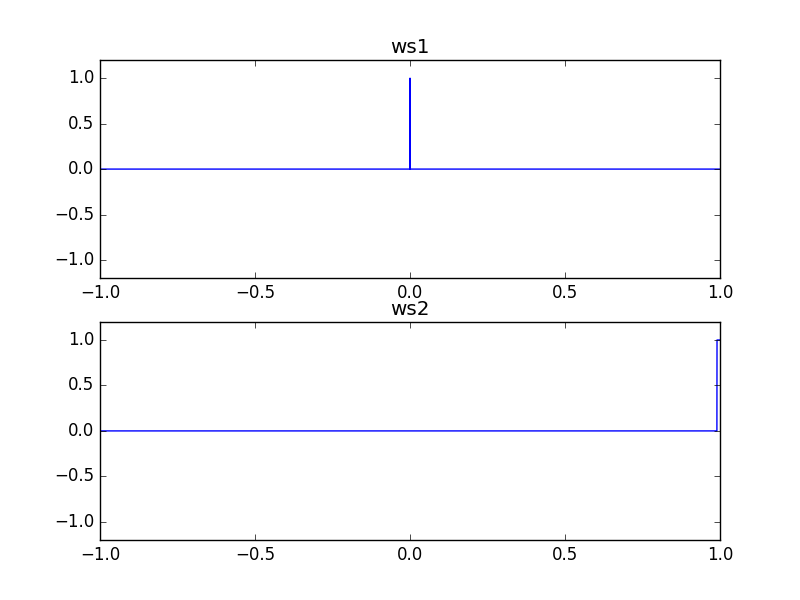

This chart was generated by the following Python code:
import os
import numpy as np
import matplotlib.pyplot as plt

x = np.linspace(-1.0, 1.0, 10000, endpoint=True)

ws1 = np.zeros_like(x)
ws2 = np.zeros_like(x)

ws1[np.abs(x) <= 1e-4] = 1
ws2[x > 0.99] = 1

plt.subplot(211)
plt.title("ws1")
plt.grid()
plt.xlim(-1, 1)
plt.ylim(-1.2, +1.2)
plt.plot(x, ws1)

plt.subplot(212)
plt.title("ws2")
plt.grid()
plt.xlim(-1, 1)
plt.ylim(-1.2, +1.2)
plt.plot(x, ws2)

plt.savefig("%s/img/IsZeroNodeWaveShape.png" % os.path.dirname(__file__))
